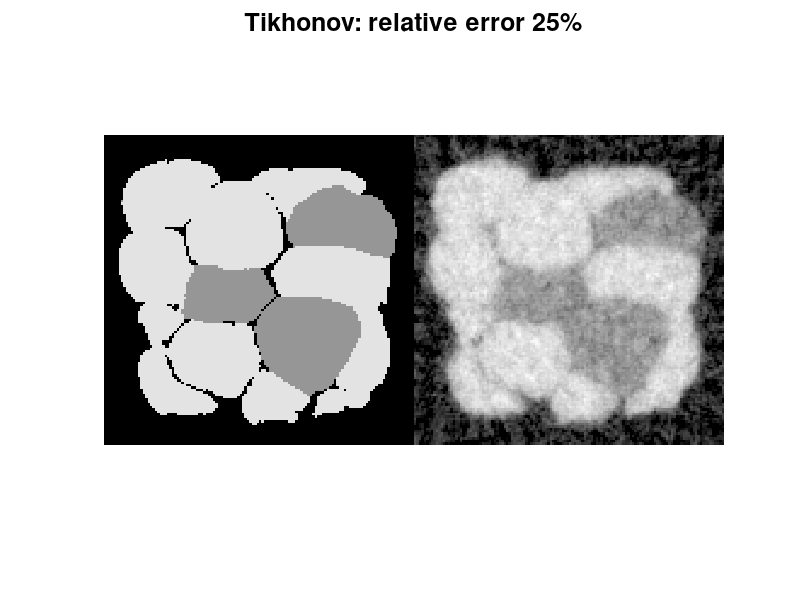

This figure's MATLAB source:
% Plot the results of routine XR09_TV_comp.m
%
% Arguments:
% N    resolution of the image is N x N
%
% Samuli Siltanen, October 2022

% Plot parameters
fsize     = 18;
gammacorr = .6;

% Load reconstruction and ground truth
load data/XR05_Tikhonov recn alpha 
load data/sinograms groundtruth 

% Remove negative values in reconstruction
recn_plot = recn;
recn_plot = max(recn_plot,0);

% Plot reconstruction image
figure(1)
clf
plotim = [groundtruth,recn_plot];
plotim = plotim/max(plotim(:));
imagesc(plotim.^gammacorr,[0,1])
colormap gray
axis equal
axis off
relerr = norm((groundtruth(:)-recn(:))/norm(groundtruth(:)));
title(['Tikhonov: relative error ', num2str(round(100*relerr)), '%'],'fontsize',fsize)


